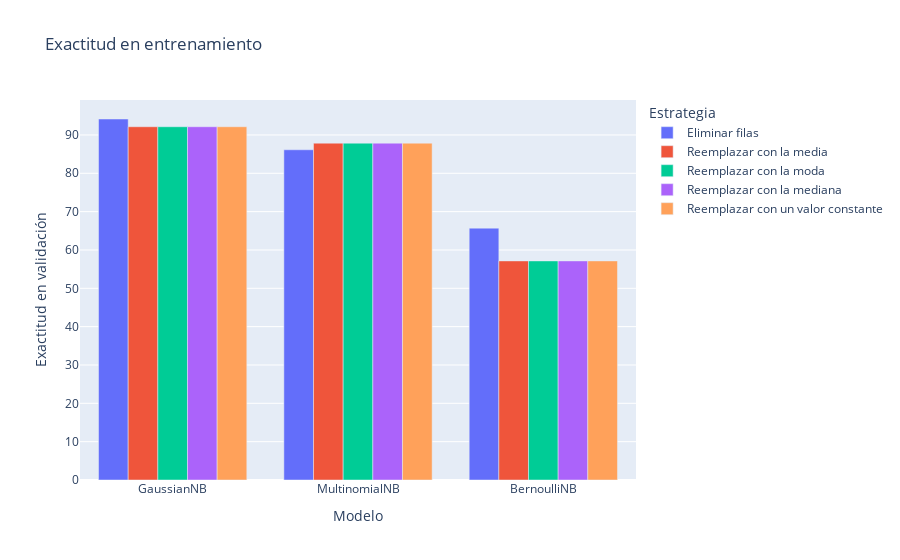

Notebook code for this chart:
### Code cell
# Plotear la exactitud en entrenamiento y validación

fig = px.bar(grid, x='Modelo', y='Exactitud en validación', color='Estrategia', barmode='group', title='Exactitud en entrenamiento')
fig.show()

### Figure 1 — Plotly figure (JSON) as saved in the notebook; plotly's stock layout.template omitted (floating-point values rounded to 4 significant figures)
{"data": [{"alignmentgroup": "True", "hovertemplate": "Estrategia=Eliminar filas<br>Modelo=%{x}<br>Exactitud en validación=%{y}<extra></extra>", "legendgroup": "Eliminar filas", "marker": {"color": "#636efa", "pattern": {"shape": ""}}, "name": "Eliminar filas", "offsetgroup": "Eliminar filas", "orientation": "v", "showlegend": true, "textposition": "auto", "type": "bar", "x": ["GaussianNB", "MultinomialNB", "BernoulliNB"], "xaxis": "x", "y": [94.16, 86.13, 65.69], "yaxis": "y"}, {"alignmentgroup": "True", "hovertemplate": "Estrategia=Reemplazar con la media<br>Modelo=%{x}<br>Exactitud en validación=%{y}<extra></extra>", "legendgroup": "Reemplazar con la media", "marker": {"color": "#EF553B", "pattern": {"shape": ""}}, "name": "Reemplazar con la media", "offsetgroup": "Reemplazar con la media", "orientation": "v", "showlegend": true, "textposition": "auto", "type": "bar", "x": ["GaussianNB", "MultinomialNB", "BernoulliNB"], "xaxis": "x", "y": [92.14, 87.86, 57.14], "yaxis": "y"}, {"alignmentgroup": "True", "hovertemplate": "Estrategia=Reemplazar con la moda<br>Modelo=%{x}<br>Exactitud en validación=%{y}<extra></extra>", "legendgroup": "Reemplazar con la moda", "marker": {"color": "#00cc96", "pattern": {"shape": ""}}, "name": "Reemplazar con la moda", "offsetgroup": "Reemplazar con la moda", "orientation": "v", "showlegend": true, "textposition": "auto", "type": "bar", "x": ["GaussianNB", "MultinomialNB", "BernoulliNB"], "xaxis": "x", "y": [92.14, 87.86, 57.14], "yaxis": "y"}, {"alignmentgroup": "True", "hovertemplate": "Estrategia=Reemplazar con la mediana<br>Modelo=%{x}<br>Exactitud en validación=%{y}<extra></extra>", "legendgroup": "Reemplazar con la mediana", "marker": {"color": "#ab63fa", "pattern": {"shape": ""}}, "name": "Reemplazar con la mediana", "offsetgroup": "Reemplazar con la mediana", "orientation": "v", "showlegend": true, "textposition": "auto", "type": "bar", "x": ["GaussianNB", "MultinomialNB", "BernoulliNB"], "xaxis": "x", "y": [92.14, 87.86, 57.14], "yaxis": "y"}, {"alignmentgroup": "True", "hovertemplate": "Estrategia=Reemplazar con un valor constante<br>Modelo=%{x}<br>Exactitud en validación=%{y}<extra></extra>", "legendgroup": "Reemplazar con un valor constante", "marker": {"color": "#FFA15A", "pattern": {"shape": ""}}, "name": "Reemplazar con un valor constante", "offsetgroup": "Reemplazar con un valor constante", "orientation": "v", "showlegend": true, "textposition": "auto", "type": "bar", "x": ["GaussianNB", "MultinomialNB", "BernoulliNB"], "xaxis": "x", "y": [92.14, 87.86, 57.14], "yaxis": "y"}], "layout": {"barmode": "group", "legend": {"title": {"text": "Estrategia"}, "tracegroupgap": 0}, "title": {"text": "Exactitud en entrenamiento"}, "xaxis": {"anchor": "y", "domain": [0, 1], "title": {"text": "Modelo"}}, "yaxis": {"anchor": "x", "domain": [0, 1], "title": {"text": "Exactitud en validación"}}}}
